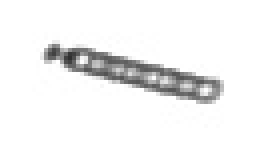
#> input picture 1.jpg, 66 x 36 px (shown 4 times larger)
$ python reshape_images.py
#> lines starting #> are read from the running program, lines starting #| are printed output that depends on the picture
import math, numpy as np, matplotlib.pyplot as plt
from PIL import Image

# Convert image to numpy array
def img_2_arr(file):
#> called with file = '1.jpg'
    img = Image.open(file)
#> img is the input picture: PIL image 66x36 L; min 47, max 255, mean 240.7
    np_img = np.array(img)
    return np_img

# Generate square grayscale image of numpy array
def img_gen_resize(file):

  plt.axis('off')

  dec_2d_matrix = img_2_arr(file)

  # reshape matrix into a square
  dec_1d_matrix = dec_2d_matrix.flatten()
#> dec_1d_matrix = 2376 values, max 255 at index 0, min 47 at index 941, mean 240.7
  dim = math.ceil(math.sqrt(dec_1d_matrix.size))
#> dim = 49
  dec_2d_sqmatrix = np.zeros(dim**2, dtype=np.uint8)
#> dec_2d_sqmatrix = 2401 values from 0 to 0
  dec_2d_sqmatrix[:dec_1d_matrix.size] = dec_1d_matrix
  dec_2d_sqmatrix = dec_2d_sqmatrix.reshape(dim, dim)

  # generate and save image
  # this will result in images of uniform dimensions
  plt.imshow(dec_2d_sqmatrix, cmap='gray')
  plt.savefig("asdf.jpg", bbox_inches='tight', pad_inches=0)
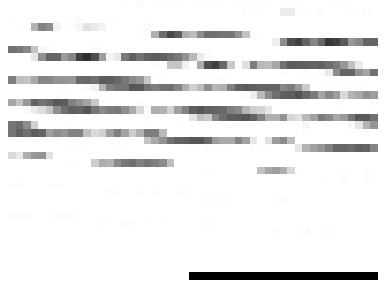
#> figure drawn by matplotlib, 1 panel

img_gen_resize("1.jpg")

$ run again, with 0.jpg copied over 1.jpg
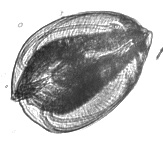
#> input picture 0.jpg, 163 x 144 px
#> in img_2_arr, img is the input picture: PIL image 163x144 L; min 28, max 255, mean 186.2
#> in img_gen_resize, `plt.savefig("asdf.jpg", bbox_inches='tight', pad_inches=0)`:
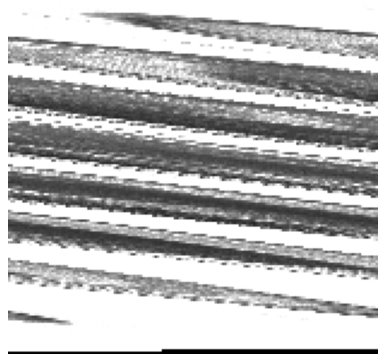
#> figure drawn by matplotlib, 1 panel
